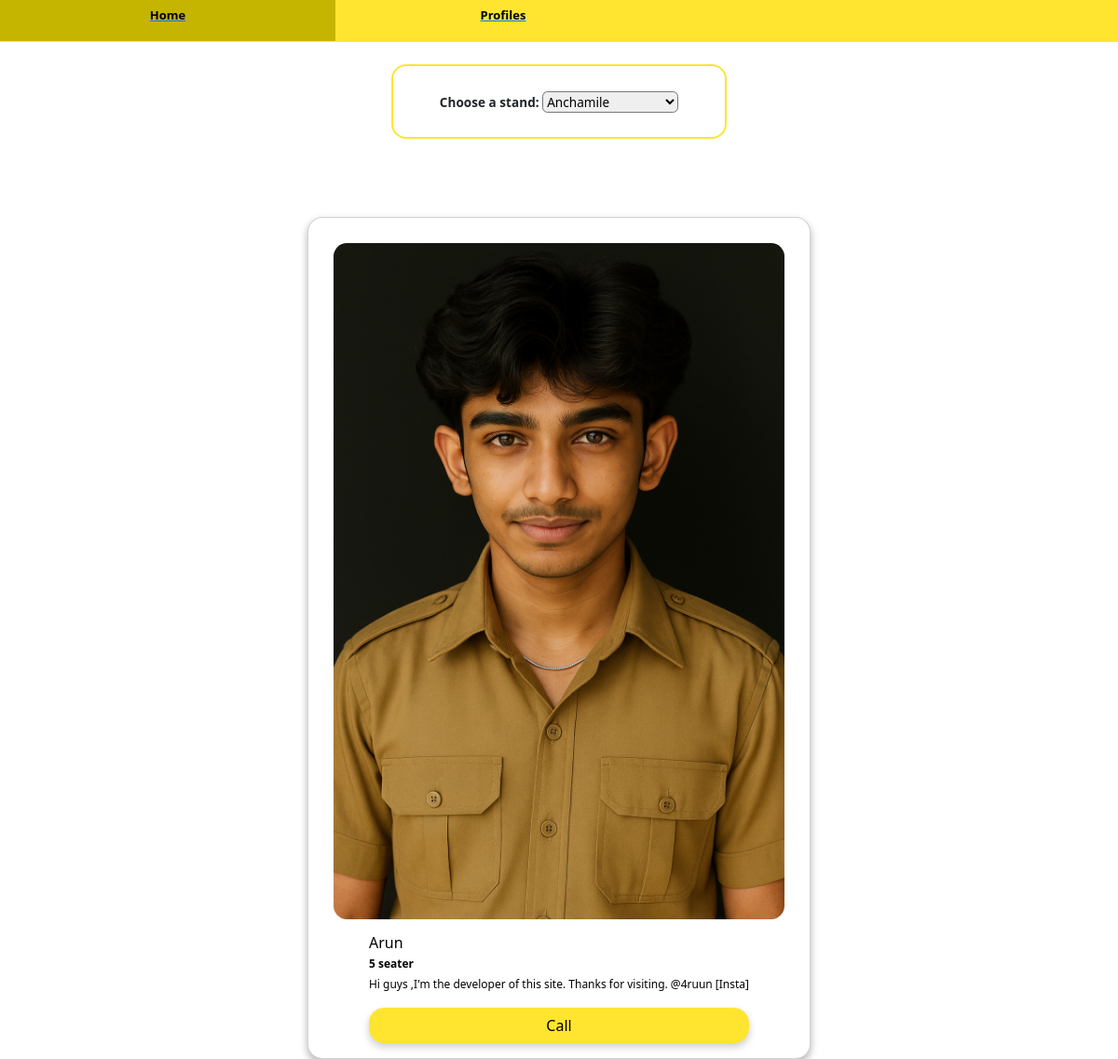
The page /profiles on the database its author committed.
### home/models.py (models this page shows, shortened)
class Profiles(models.Model):
    captain_name = models.CharField(max_length=16, default="Captain")
    captain_auto = models.TextField(default="normal", max_length=20)
    captain_bio = models.TextField(default="No bio available", max_length=100)
    captain_stand = models.CharField(max_length=100, default="No Stand")  # ← Give max_length
    captain_image = models.FileField(upload_to='captains/',default='default.jpg')  # Or set `blank=True`
    captain_number= models.CharField(max_length=15, default="00000000000000")
    captain_level = models.CharField(max_length=15, default="Beginner")
    captain_rating = models.FloatField(default=0.0)
    rides_count = models.IntegerField(default=0)
    created_date = models.CharField(max_length=15, default="0/0/2025")
    captain_aadhar = models.CharField(max_length=40, default="0000000000")
    captain_verified = models.BooleanField(default=False)

### home/views.py (the view)
# urls.py: path('profiles', views.profiles,name='profiles'),
def profiles(request):
    selected_stand = request.GET.get("stand")
    nearby_captains = Profiles.objects.all()
    if selected_stand:
        nearby_captains = nearby_captains.filter(captain_stand=selected_stand)
    return render(request, 'profiles.html', {'profile': nearby_captains})

### home/context_processors.py (called while the page is built, shortened)
def user_info(request):
    verified = False
    profile = None
    user_role = getattr(request.user, 'role', None)
    return {
        'logged': False,
        'role': None,
        'username': None,
        'verified': False  # fixed typo: 'verfied'
    }

### template/profiles.html (shortened to what this page needs)
{% extends 'base.html' %}
{% load static %}
{% block content %}
<div class="centering-box">
<div class="c-stand-contianer">
<form method="get" action="">
<b><label for="Stands">Choose a stand:</label></b>
<select name="stand" id="stands" onchange="this.form.submit()">
<option value="anchamile" {% if request.GET.stand == "anchamile" %}selected{% endif %}>Anchamile</option>
</select>
</form>
</div>
</div>
<div class="allcards">
  {% for p in profile %}
    <div class="card" style="width: 45%;" onclick="viewProfile('{{ p.captain_name }}')">
      <img src="{{p.captain_image.url}}" class="card-img-top" alt="...">
      <div class="card-body">
        <h5 class="captain-name">{{ p.captain_name }}</h5>
        <p class="captain-auto"><b>{{ p.captain_auto}}</b></p>
        <p class="captain-bio">{{ p.captain_bio }}</p>
          <a href="tel: {{p.captain_number}}" class="btn btn-primary">Call</a>
      </div>
    </div>
  {% endfor %}
</div>
{% endblock %}

### template/base.html (style rules this page uses)
body { margin: 0; background-color: #ffffff; }

### template/profiles.html (style rules this page uses)
.centering-box { margin-top:3vh; display: flex; justify-content: center; align-items: center; }
.c-stand-contianer { display: flex; justify-content: center; align-items: center; height: 10vh; width: 45vh; border-radius: 2vh; border:2px solid #ffe52f; }
.c-stand-contianer form { font-size: 1.7vh; }
.c-stand-contianer select { border-radius: 0.7vh; }
.allcards { display:flex; flex-wrap: wrap; justify-content: center; gap:10px; margin-top:7%; }
.card { display:flex; flex-direction:column; box-shadow: 0 4px 8px rgba(0, 0, 0, 0.3); border-radius: 2vh; justify-content: center; align-items: center; }
.card img { border-radius: 1.8vh; margin-top:5%; width:90%; height:90%; }
.card-body { font-size:1.5vh; color:black; display:flex; flex-direction:column; }
.captain-name { margin-bottom: 4px; white-space:nowrap; font-size:2vh; }
.captain-auto { margin: 0; }
.captain-bio { margin-top: 4px; overflow-y:auto; }
.card-body a { margin-top:auto; background-color:#ffe52f; border: 1px solid #ffe52f; color:black; box-shadow: 0 4px 8px rgba(0, 0, 0, 0.2); border-radius:2vh; }

### rows shown on the page
Profiles: captain_image (picture), captain_name "Arun", captain_auto "5 seater", captain_bio "Hi guys ,I'm the developer of this site. Thanks for visiting. @4ruun [Insta]"
